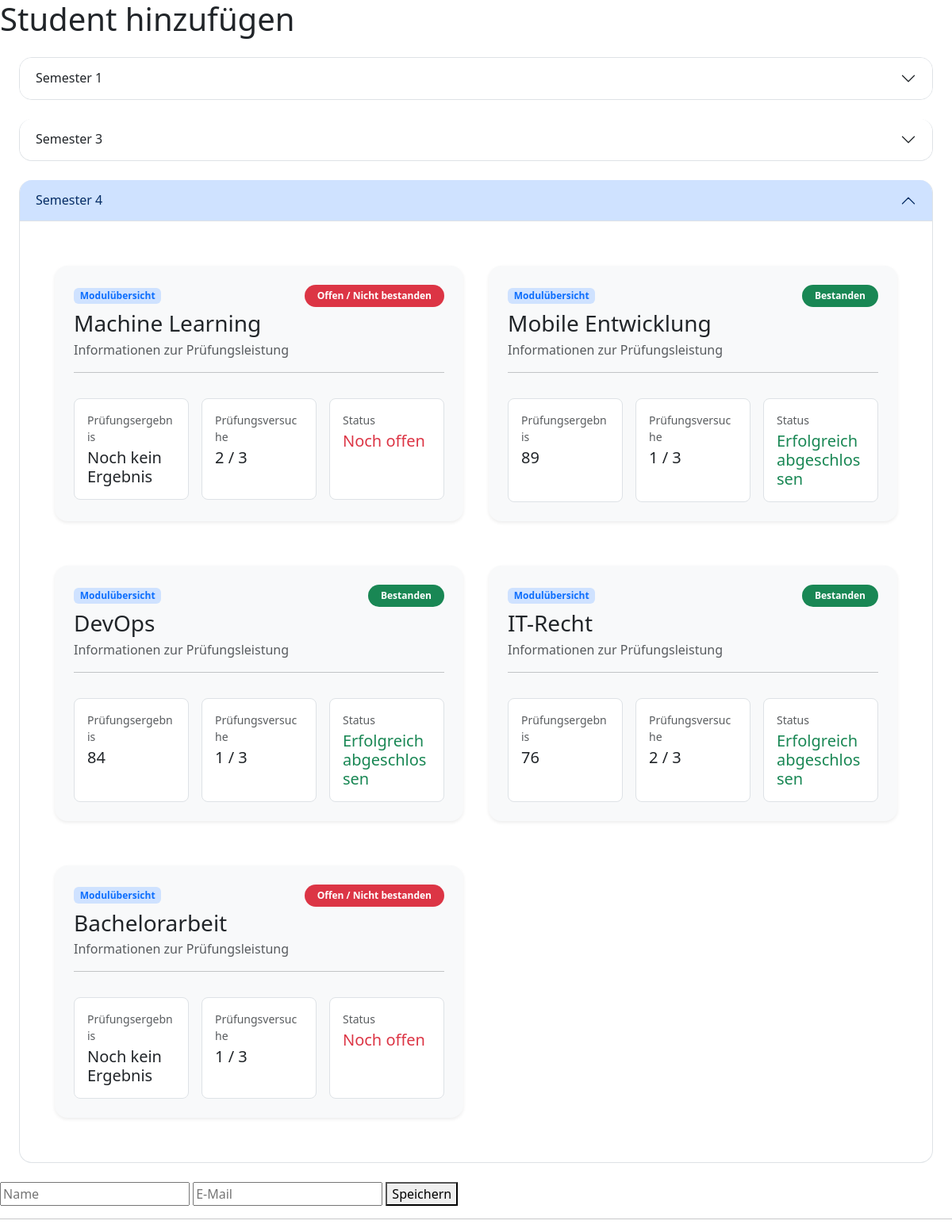
/dashboard, run on the app's committed database.
### meineBib.py (models this page shows)
class Semester(db.Model):
    __tablename__ = "semester"
    id = db.Column(db.Integer, primary_key=True)
    semester_number = db.Column(db.Integer, nullable=False)
    extra_semesters = db.Column(db.Integer, nullable=False)
    study_id = db.Column(
        db.Integer,
        db.ForeignKey("studies.id")
    )
    study = db.relationship("Studies", back_populates="semesters")
    modules = db.relationship("Module", back_populates="semester")

class Module(db.Model):
    __tablename__ = "module"
    id = db.Column(db.Integer, primary_key=True)
    name = db.Column(db.String(100), nullable=False)
    semester_id = db.Column(db.Integer, db.ForeignKey("semester.id"))
    number_of_attempts = db.Column(db.Integer, nullable=False, default=3)
    semester = db.relationship("Semester", back_populates="modules")
    passed = db.Column(db.Boolean)
    exam_score = db.relationship(
        "ExamScore",
        back_populates="module",
        uselist=False,
    )

class ExamScore(db.Model):
    __tablename__ = "exam_score"
    id = db.Column(db.Integer, primary_key=True)
    score = db.Column(db.Integer)
    module_id = db.Column(db.Integer, db.ForeignKey("module.id"))
    module = db.relationship("Module", back_populates="exam_score")

### app.py (the view)
@app.route("/dashboard", methods=["GET", "POST"])
def dashboard():
    print("Dashboard wurde aufgerufen")
    student = Student.query.filter_by(name="Max Müller").first()
    my_dashboard = Dashboard(student=student
                             )
    my_dashboard.exam_score_alarm()
    for semester in my_dashboard.semesters:
        print("Semester: ", semester)
    return render_template("dashboard.html", my_dashboard=my_dashboard,
                           semesters=my_dashboard.semesters,
                           current_semester=my_dashboard.current_semester)

### templates/dashboard.html (shortened to what this page needs)
<!DOCTYPE html>
    <html>
    <head>
    </head>
    <link href="https://cdn.jsdelivr.net/npm/bootstrap@5.3.8/dist/css/bootstrap.min.css" rel="stylesheet">
    <body>
        <h1>Student hinzufügen</h1>
        <div class="accordion" id="accordionPanelsStayOpenExample">
<div class="accordion" id="semesterAccordion">
    {% for semester in semesters %}
        <div class="accordion-item m-4 rounded-4 overflow-hidden">
            <h2 class="accordion-header" id="heading-{{ semester.id }}">
                <button class="accordion-button {% if semester.id != current_semester.id %}collapsed{% endif %}"
                        type="button"
                        data-bs-toggle="collapse"
                        data-bs-target="#collapse-{{ semester.id }}"
                        aria-expanded="{% if semester.id == current_semester.id %}true{% else %}false{% endif %}"
                        aria-controls="collapse-{{ semester.id }}">
                    Semester {{ semester.semester_number }}
                </button>
            </h2>
            <div id="collapse-{{ semester.id }}"
                 class="accordion-collapse collapse {% if semester.id == current_semester.id %}show{% endif %}"
                 aria-labelledby="heading-{{ semester.id }}"
                 data-bs-parent="#semesterAccordion">
                <div class="accordion-body p-4">
                    <div class="container-fluid px-3 py-3">
                        <div class="row g-4">
                            {% for module in semester.modules %}
                                <div class="col-12 col-md-6 p-3">
                                    <div class="card border-0 shadow-sm rounded-4 bg-light h-100">
                                        <div class="card-body p-4">
                                            <div class="d-flex justify-content-between align-items-start mb-3">
                                                <div>
                                                    <span class="badge bg-primary-subtle text-primary mb-2">
                                                        Modulübersicht
                                                    </span>
                                                    <h3 class="card-title mb-1">
                                                        {{ module.name }}
                                                    </h3>
                                                    <p class="text-muted mb-0">
                                                        Informationen zur Prüfungsleistung
                                                    </p>
                                                </div>
                                                {% if module.passed %}
                                                    <span class="badge rounded-pill bg-success px-3 py-2">
                                                        Bestanden
                                                    </span>
                                                {% else %}
                                                    <span class="badge rounded-pill bg-danger px-3 py-2">
                                                        Offen / Nicht bestanden
                                                    </span>
                                                {% endif %}
                                            </div>
                                            <hr>
                                            <div class="row g-3 mt-2">
                                                <div class="col-md-4">
                                                    <div class="p-3 bg-white rounded-3 border h-100">
                                                        <p class="text-muted mb-1 small">
                                                            Prüfungsergebnis
                                                        </p>
                                                        <h5 class="mb-0">
                                                            {% if module.exam_score %}
                                                                {{ module.exam_score.score }}
                                                            {% else %}
                                                                Noch kein Ergebnis
                                                            {% endif %}
                                                        </h5>
                                                    </div>
                                                </div>
                                                <div class="col-md-4">
                                                    <div class="p-3 bg-white rounded-3 border h-100">
                                                        <p class="text-muted mb-1 small">
                                                            Prüfungsversuche
                                                        </p>
                                                        <h5 class="mb-0">
                                                            {{ module.number_of_attempts }} / 3
                                                        </h5>
                                                    </div>
                                                </div>
                                                <div class="col-md-4">
                                                    <div class="p-3 bg-white rounded-3 border h-100">
                                                        <p class="text-muted mb-1 small">
                                                            Status
                                                        </p>
                                                        {% if module.passed %}
                                                            <h5 class="text-success mb-0">
                                                                Erfolgreich abgeschlossen
                                                            </h5>
                                                        {% else %}
                                                            <h5 class="text-danger mb-0">
                                                                Noch offen
                                                            </h5>
                                                        {% endif %}
                                                    </div>
                                                </div>
                                            </div>
                                        </div>
                                    </div>
                                </div>
                            {% endfor %}
                        </div>
                    </div>
                </div>
            </div>
        </div>
    {% endfor %}
</div>
        </div>
        <form method="POST">
            <input type="text" name="name" placeholder="Name" required>
            <input type="email" name="email" placeholder="E-Mail" required>
            <button type="submit">Speichern</button>
        </form>
        <hr>
    </body>
</html>

### data on the page
Semester: semester_number "1"
Semester: semester_number "3"
Semester: semester_number "4"
Module: name "Machine Learning", passed "Offen / Nicht bestanden", shows "Noch kein Ergebnis", number_of_attempts "2"
Module: name "Mobile Entwicklung", passed "Bestanden", exam_score.score "89", number_of_attempts "1"
Module: name "DevOps", passed "Bestanden", exam_score.score "84", number_of_attempts "1"
Module: name "IT-Recht", passed "Bestanden", exam_score.score "76", number_of_attempts "2"
Module: name "Bachelorarbeit", passed "Offen / Nicht bestanden", shows "Noch kein Ergebnis", number_of_attempts "1"
